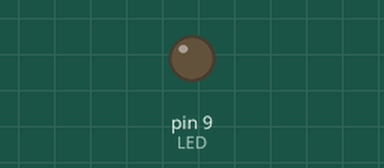
Recording of a sketch running on a simulated Arduino Uno, built with avr-gcc and run on an emulated ATmega328P. Parts: output pins drawn as LEDs (lit = HIGH).

Above: at 0.7 s.
At 4.9 s:
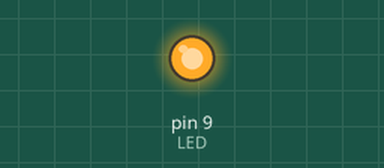
Timing chart, 0 to 6.2 s (numbered marks = the images above):
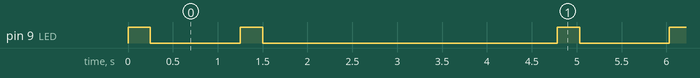

The sketch:

PU03_Morsecode.ino
```cpp
/*
  LED Signals light Workshop
  FH Aachen, Physical Computing Lab
  Übung 2: Fade

  Lerninhalte:
  - Wiederholung zu PU01 und PU02
  - chiffrierte Nachricht
  - conditionals: for()

*/

int LED = 9;        // LED über Widerstand 220Ω an PWM fähigen Pin 9 angeschlossen. [PWM = 3, 5, 6, 9, 10]
int brightness = 0; // Helligkeit der LED
int fadeAmount = 1; // Erhöhung pro Zyklus
int lang = 1000;    // 1 Sekunde
int kurz = 250;     // 1/4 Sekunde

void setup() {  // Die Setup Routine läuft ein Mal nach dem Reset Zyklus:
  pinMode(LED, OUTPUT);   // Digital Pin als Ausgang deklarieren.
} // Setup Ende

void loop() { // Die Loop Routine läuft in Dauerschleife:
  digitalWrite(LED, HIGH);  // LED einschalten
  delay(kurz);              // kurz warten
  digitalWrite(LED, LOW);   // LED ausschalten
  delay(lang);              // lang warten
  digitalWrite(LED, HIGH);  // LED einschalten
  delay(kurz);              // kurz warten
  digitalWrite(LED, LOW);   // LED ausschalten
  delay(lang);              // lang warten

  for (brightness = 0; brightness <= 255;)  // Helligkeit mit 0 initialisieren, loop bis Helligkeit 255
  {
    analogWrite(LED, brightness); // LED Ausgang auf Wert "brightness" setzen.
    brightness = brightness + fadeAmount; // Helligkeit jeweils um Wert fadeAmount erhöhen.
    delay(5); // 5 ms warten
  }

  digitalWrite(LED, LOW);   // LED ausschalten
  delay(lang);              // lang warten
} // Loop Ende
```

Measured:
- by itself, pin 9 (LED): repeats every 4.8 s: LOW 1.0 s, HIGH 0.25 s, LOW 3.3 s, HIGH 0.25 s
